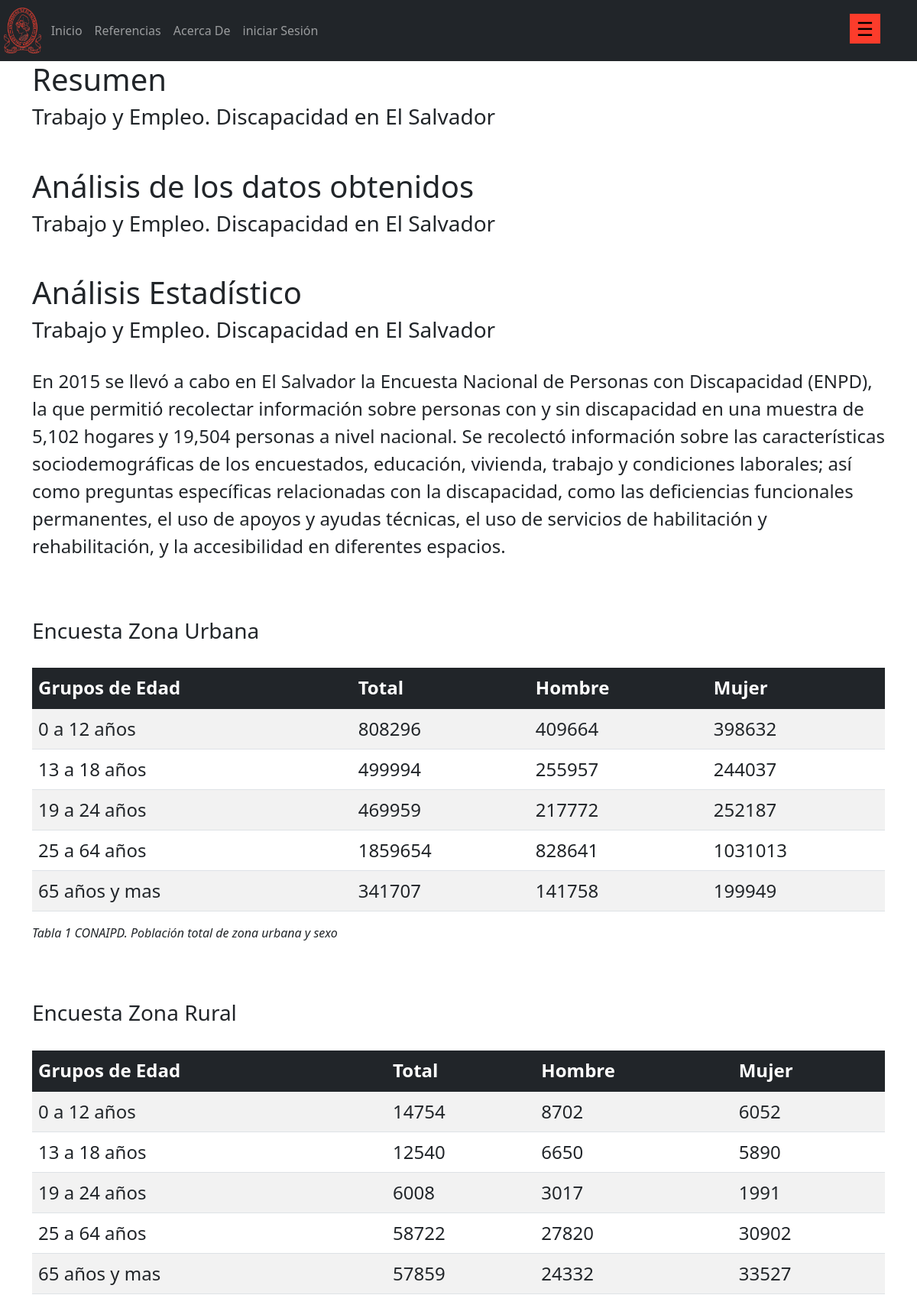
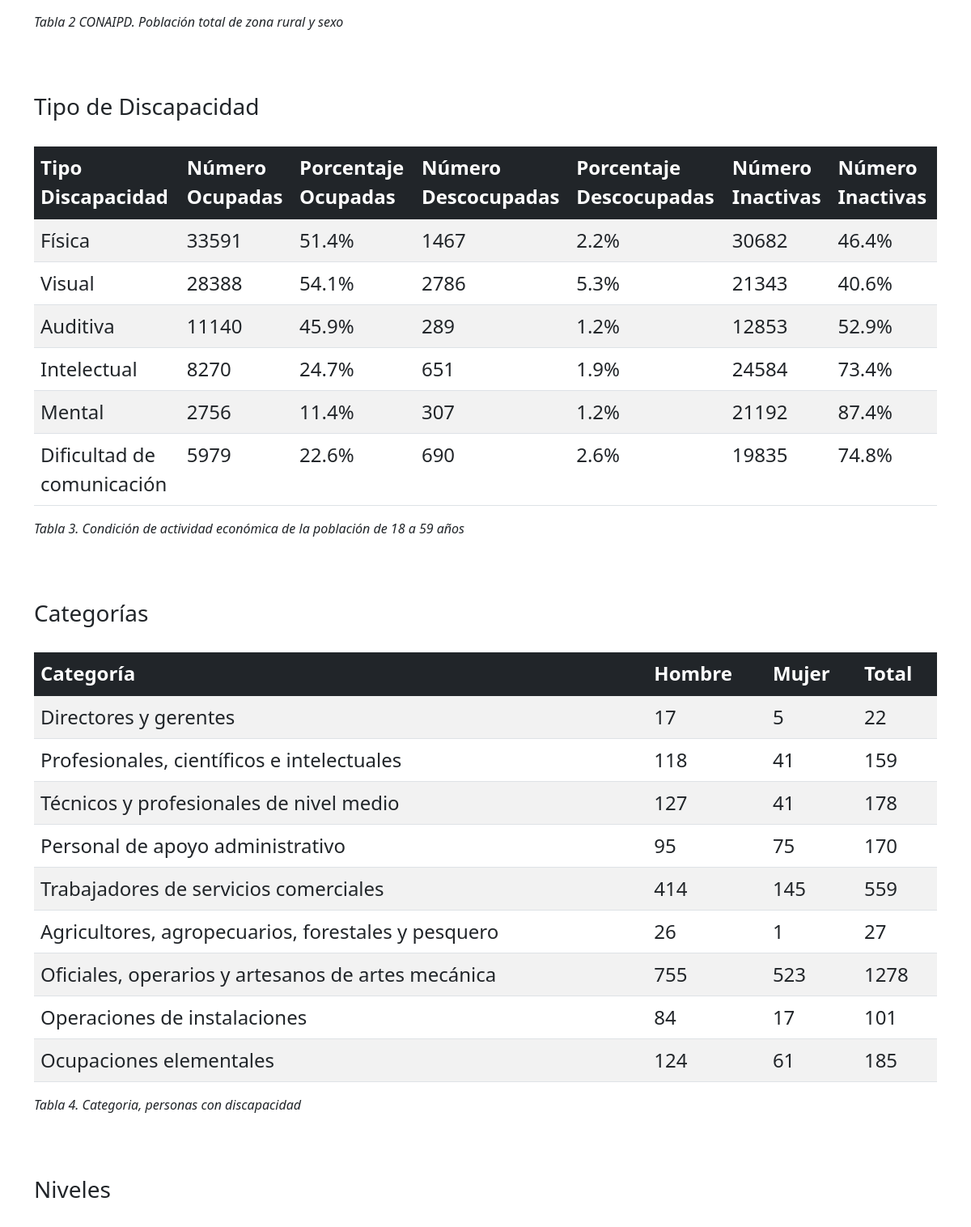
The app's page /trabajo/trabajo (upper part) with its own data (2 pictures, top to bottom).
### aplicaciones/trabajo/models.py (models this page shows, shortened)
class tablaEncuestaUrbana(models.Model):
    grupoEdad = models.CharField(max_length=50)
    total = models.IntegerField()
    hombre = models.IntegerField()
    mujer = models.IntegerField()
    class Meta:
        verbose_name_plural = "Encuesta Urbana"

class tablaEncuestaRural(models.Model):
    grupoEdad = models.CharField(max_length=50)
    total = models.IntegerField()
    hombre = models.IntegerField()
    mujer = models.IntegerField()
    class Meta:
        verbose_name_plural = "Encuesta Rural"

class tablaTipoDiscapacidad(models.Model):
    discapacidad = models.CharField(max_length=50, default='')
    numero_Ocupadas = models.IntegerField(default=0)
    porcentaje_Ocupadas = models.CharField(max_length=50, default='')
    numero_Desocupadas = models.IntegerField(default=0)
    porcentaje_Desocupadas = models.CharField(max_length=50, default='')
    numero_Inactivas = models.IntegerField(default=0)
    porcentaje_Inactivas = models.CharField(max_length=50, default='')
    class Meta:
        verbose_name_plural = "Tabla Tipo Discapacidad"

class tablaCategoria(models.Model):
    categoria = models.CharField(max_length=50)
    hombre = models.IntegerField()
    mujer = models.IntegerField()
    total = models.IntegerField()
    class Meta:
        verbose_name_plural = "Tabla Categoria"

### aplicaciones/trabajo/views.py (the view)
def tablas(request):
    tUrbano = tablaEncuestaUrbana.objects.all().order_by('id')
    tRural = tablaEncuestaRural.objects.all().order_by('id')
    tdiscapacidad = tablaTipoDiscapacidad.objects.all().order_by('id')
    tcategoria = tablaCategoria.objects.all().order_by('id')
    resumenn = resumen.objects.all().order_by('id')
    analisiss = analisis.objects.all()
    tnivel = tablaNivel.objects.all().order_by('id')
    return render(request, 'trabajo/trabajo.html', {
        'tUrbano': tUrbano,
        'tRural': tRural,
        'tdiscapacidad': tdiscapacidad,
        'tcategoria':tcategoria,
        'resumen': resumenn,
        'analisis': analisiss,
        'tnivel':tnivel,
    })

### templates/trabajo/trabajo.html (shortened to what this page needs)
{% extends 'layout/base.html' %}
{% load static  %}
{% block content %}
<h1>Resumen</h1>
<h3 style="margin-bottom: 50px;">Trabajo y Empleo. Discapacidad en El Salvador</h3>
<h1>Análisis de los datos obtenidos</h1>
<h3>Trabajo y Empleo. Discapacidad en El Salvador</h3>
<h1>Análisis Estadístico</h1>
<h3>Trabajo y Empleo. Discapacidad en El Salvador</h3>
<br>
<p style="font-size: x-large">
    En 2015 se llevó a cabo en El Salvador la Encuesta Nacional de Personas con
    Discapacidad (ENPD), la que permitió recolectar información sobre personas
    con y sin discapacidad en una muestra de 5,102 hogares y 19,504 personas a
    nivel nacional. Se recolectó información sobre las características
    sociodemográficas de los encuestados, educación, vivienda, trabajo y
    condiciones laborales; así como preguntas específicas relacionadas con la
    discapacidad, como las deficiencias funcionales permanentes, el uso de
    apoyos y ayudas técnicas, el uso de servicios de habilitación y
    rehabilitación, y la accesibilidad en diferentes espacios.
</p>
<div style="padding-top: 60px">
    <h3>Encuesta Zona Urbana</h3>
    <br />
<table class="table table-striped" style="font-size: x-large;">
    <thead class="table-dark">
        <tr>
            <th>Grupos de Edad</th>
            <th>Total</th>
            <th>Hombre</th>
            <th>Mujer</th>
        </tr>
    </thead>
    <tbody class="table-group-divider">
        {% for e in tUrbano %}
            <tr>
                <td> {{ e.grupoEdad }}</td>
                <td> {{ e.total }}</td>
                <td> {{ e.hombre }}</td>
                <td> {{ e.mujer }}</td>
            </tr>
                {% endfor %}
    </tbody>
</table>
<p class="graf-desc">
    Tabla 1 CONAIPD. Población total de zona urbana y sexo
</p>
</div>
<div style="padding-top: 60px">
    <h3>Encuesta Zona Rural</h3>
    <br />
    <table class="table table-striped" style="font-size: x-large;">
        <thead class="table-dark">
            <tr>
                <th>Grupos de Edad</th>
                <th>Total</th>
                <th>Hombre</th>
                <th>Mujer</th>
            </tr>
        </thead>
        <tbody class="table-group-divider">
            {% for i in tRural %}
                <tr>
                    <td> {{ i.grupoEdad }}</td>
                    <td> {{ i.total }}</td>
                    <td> {{ i.hombre }}</td>
                    <td> {{ i.mujer }}</td>
                </tr>
            {% endfor %}
        </tbody>
    </table>
    <p class="graf-desc">
        Tabla 2 CONAIPD. Población total de zona rural y sexo
    </p>
</div>
<div style="padding-top: 60px">
    <h3>Tipo de Discapacidad</h3>
    <br />
    <table class="table table-striped" style="font-size: x-large;">
        <thead class="table-dark">
            <tr>
                <th>Tipo Discapacidad</th>
                <th>Número Ocupadas</th>
                <th>Porcentaje Ocupadas</th>
                <th>Número Descocupadas</th>
                <th>Porcentaje Descocupadas</th>
                <th>Número Inactivas</th>
                <th>Número Inactivas</th>
            </tr>
        </thead>
        <tbody class="table-group-divider">
            {% for j in tdiscapacidad %}
                <tr>
                    <td> {{ j.discapacidad }}</td>
                    <td> {{ j.numero_Ocupadas }}</td>
                    <td> {{ j.porcentaje_Ocupadas }}</td>
                    <td> {{ j.numero_Desocupadas }}</td>
                    <td> {{ j.porcentaje_Desocupadas }}</td>
                    <td> {{ j.numero_Inactivas }}</td>
                    <td> {{ j.porcentaje_Inactivas }}</td>
                </tr>
            {% endfor %}
        </tbody>
    </table>
    <p class="graf-desc">
        Tabla 3. Condición de actividad económica de la población de
        18 a 59 años
    </p>
</div>
<div style="padding-top: 60px">
    <h3>Categorías</h3>
    <br />
    <table class="table table-striped" style="font-size: x-large;">
        <thead class="table-dark">
            <tr>
                <th>Categoría</th>
                <th>Hombre</th>
                <th>Mujer</th>
                 <th>Total</th>
            </tr>
        </thead>
        <tbody class="table-group-divider">
            {% for x in tcategoria %}
                <tr>
                    <td> {{ x.categoria }}</td>
                    <td> {{ x.hombre }}</td>
                    <td> {{ x.mujer }}</td>
                    <td> {{ x.total }}</td>
                </tr>
            {% endfor %}
        </tbody>
    </table>
    <p class="graf-desc">
        Tabla 4. Categoria, personas con discapacidad
    </p>
</div>
<div style="padding-top: 60px">
    <h3>Niveles</h3>
    <br />
</div>
 {% endblock content %}

### static/css/sidebar.css (style rules this page uses)
* { margin: 0; padding: 0; }
.graf-desc { font-size: 1rem; font-style: italic; }

### records on screen
tablaEncuestaUrbana: grupoEdad "0 a 12 años", total "808296", hombre "409664", mujer "398632"
tablaEncuestaUrbana: grupoEdad "13 a 18 años", total "499994", hombre "255957", mujer "244037"
tablaEncuestaUrbana: grupoEdad "19 a 24 años", total "469959", hombre "217772", mujer "252187"
tablaEncuestaUrbana: grupoEdad "25 a 64 años", total "1859654", hombre "828641", mujer "1031013"
tablaEncuestaUrbana: grupoEdad "65 años y mas", total "341707", hombre "141758", mujer "199949"
tablaEncuestaRural: grupoEdad "0 a 12 años", total "14754", hombre "8702", mujer "6052"
tablaEncuestaRural: grupoEdad "13 a 18 años", total "12540", hombre "6650", mujer "5890"
tablaEncuestaRural: grupoEdad "19 a 24 años", total "6008", hombre "3017", mujer "1991"
tablaEncuestaRural: grupoEdad "25 a 64 años", total "58722", hombre "27820", mujer "30902"
tablaEncuestaRural: grupoEdad "65 años y mas", total "57859", hombre "24332", mujer "33527"
tablaTipoDiscapacidad: discapacidad "Física", numero_Ocupadas "33591", porcentaje_Ocupadas "51.4%", numero_Desocupadas "1467", porcentaje_Desocupadas "2.2%", numero_Inactivas "30682", porcentaje_Inactivas "46.4%"
tablaTipoDiscapacidad: discapacidad "Visual", numero_Ocupadas "28388", porcentaje_Ocupadas "54.1%", numero_Desocupadas "2786", porcentaje_Desocupadas "5.3%", numero_Inactivas "21343", porcentaje_Inactivas "40.6%"
tablaTipoDiscapacidad: discapacidad "Auditiva", numero_Ocupadas "11140", porcentaje_Ocupadas "45.9%", numero_Desocupadas "289", porcentaje_Desocupadas "1.2%", numero_Inactivas "12853", porcentaje_Inactivas "52.9%"
tablaTipoDiscapacidad: discapacidad "Intelectual", numero_Ocupadas "8270", porcentaje_Ocupadas "24.7%", numero_Desocupadas "651", porcentaje_Desocupadas "1.9%", numero_Inactivas "24584", porcentaje_Inactivas "73.4%"
tablaTipoDiscapacidad: discapacidad "Mental", numero_Ocupadas "2756", porcentaje_Ocupadas "11.4%", numero_Desocupadas "307", porcentaje_Desocupadas "1.2%", numero_Inactivas "21192", porcentaje_Inactivas "87.4%"
tablaTipoDiscapacidad: discapacidad "Dificultad de comunicación", numero_Ocupadas "5979", porcentaje_Ocupadas "22.6%", numero_Desocupadas "690", porcentaje_Desocupadas "2.6%", numero_Inactivas "19835", porcentaje_Inactivas "74.8%"
tablaCategoria: categoria "Directores y gerentes", hombre "17", mujer "5", total "22"
tablaCategoria: categoria "Profesionales, científicos e intelectuales", hombre "118", mujer "41", total "159"
tablaCategoria: categoria "Técnicos y profesionales de nivel medio", hombre "127", mujer "41", total "178"
tablaCategoria: categoria "Personal de apoyo administrativo", hombre "95", mujer "75", total "170"
tablaCategoria: categoria "Trabajadores de servicios comerciales", hombre "414", mujer "145", total "559"
tablaCategoria: categoria "Agricultores, agropecuarios, forestales y pesquero", hombre "26", mujer "1", total "27"
tablaCategoria: categoria "Oficiales, operarios y artesanos de artes mecánica", hombre "755", mujer "523", total "1278"
tablaCategoria: categoria "Operaciones de instalaciones", hombre "84", mujer "17", total "101"
tablaCategoria: categoria "Ocupaciones elementales", hombre "124", mujer "61", total "185"
